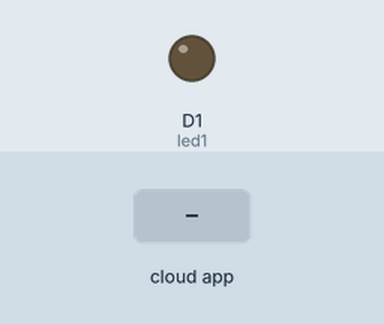
Recording of a sketch running on a simulated ESP8266 (NodeMCU). Shown: output pins drawn as LEDs (lit = HIGH). The test bench sets the inputs (shaded band). WiFi joins after 1.5 s; servers stay silent unless stated; no MQTT or app messages arrive unless stated; what the sketch prints to the serial monitor is not drawn.

Above: at 2.7 s.
2.8 s: the phone or cloud app sets led01 to 1
At 3.9 s:
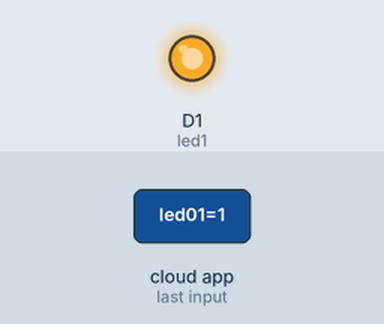
4.3 s: the phone or cloud app sets led01 to 0
At 5.4 s:
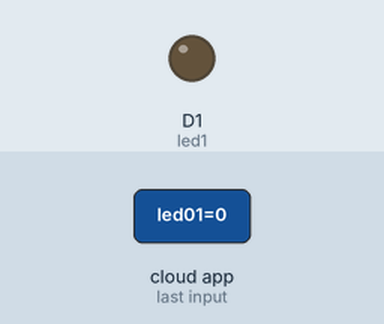
Timing chart, 0 to 7.3 s (numbered marks = the images above; inputs shaded):
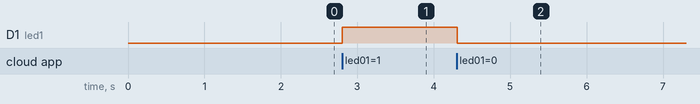

Measured:
- after the input at 2.8 s, D1 (led1): LOW → HIGH at once
- after the input at 4.3 s, D1 (led1): HIGH → LOW at once

The sketch:

Main.ino
```cpp
#include <ESP8266WiFi.h>
#include "Adafruit_MQTT.h"
#include "Adafruit_MQTT_Client.h"

// LED Pin
#define led1 D1

// Wi-Fi Credentials
const char* wifiSSIDs[] = {"ssid1","ssid2"}; // List of SSIDs
const char* wifiPasswords[] = {"shraddha","canva$12"}; // Corresponding passwords
const int wifiCount = 2; // Number of Wi-Fi networks

// Adafruit IO Configuration
#define AIO_SERVER      "io.adafruit.com"
#define AIO_SERVERPORT  1883
#define AIO_USERNAME    "naosano"            // Adafruit Username
#define AIO_KEY         "key" // Adafruit IO Key

// WiFi Client
WiFiClient client;

// MQTT Client
Adafruit_MQTT_Client mqtt(&client, AIO_SERVER, AIO_SERVERPORT, AIO_USERNAME, AIO_KEY);

// Subscription for LED feed
Adafruit_MQTT_Subscribe Light1 = Adafruit_MQTT_Subscribe(&mqtt, AIO_USERNAME "/feeds/led01");

void connectWiFi();
void MQTT_connect();

void setup() {
  Serial.begin(115200);

  // Initialize LED
  pinMode(led1, OUTPUT);

  // Connect to Wi-Fi
  connectWiFi();

  // Subscribe to the LED feed
  mqtt.subscribe(&Light1);
}

void loop() {
  // Ensure MQTT connection
  MQTT_connect();

  // Check for updates
  Adafruit_MQTT_Subscribe *subscription;
  while ((subscription = mqtt.readSubscription(20000))) {
    if (subscription == &Light1) {
      Serial.print(F("Feed Update: "));
      Serial.println((char *)Light1.lastread);
      int Light1_State = atoi((char *)Light1.lastread);
      digitalWrite(led1, Light1_State); // Update LED based on input
    }
  }
}

void connectWiFi() {
  Serial.println("\nConnecting to WiFi...");
  for (int i = 0; i < wifiCount; i++) {
    Serial.print("Trying to connect to: ");
    Serial.println(wifiSSIDs[i]);
    WiFi.begin(wifiSSIDs[i], wifiPasswords[i]);

    // Wait for connection
    int attempts = 0;
    while (WiFi.status() != WL_CONNECTED && attempts < 20) { // Retry 20 times
      delay(500);
      Serial.print(".");
      attempts++;
    }

    if (WiFi.status() == WL_CONNECTED) {
      Serial.println("\nWiFi connected!");
      Serial.print("Connected to: ");
      Serial.println(wifiSSIDs[i]);
      Serial.print("IP address: ");
      Serial.println(WiFi.localIP());
      return;
    }
    Serial.println("\nFailed to connect to WiFi.");
  }

  Serial.println("No available WiFi networks. Restarting...");
  ESP.restart(); // Restart if no Wi-Fi connection is successful
}

void MQTT_connect() {
  int8_t ret;

  // Skip if already connected
  if (mqtt.connected()) {
    return;
  }

  Serial.print("Connecting to MQTT... ");
  uint8_t retries = 3;

  // Attempt to connect
  while ((ret = mqtt.connect()) != 0) {
    Serial.println(mqtt.connectErrorString(ret));
    Serial.println("Retrying MQTT connection in 5 seconds...");
    mqtt.disconnect();
    delay(5000);
    retries--;
    if (retries == 0) {
      while (1); // Halt on failure
    }
  }
  Serial.println("MQTT Connected!");
}
```
